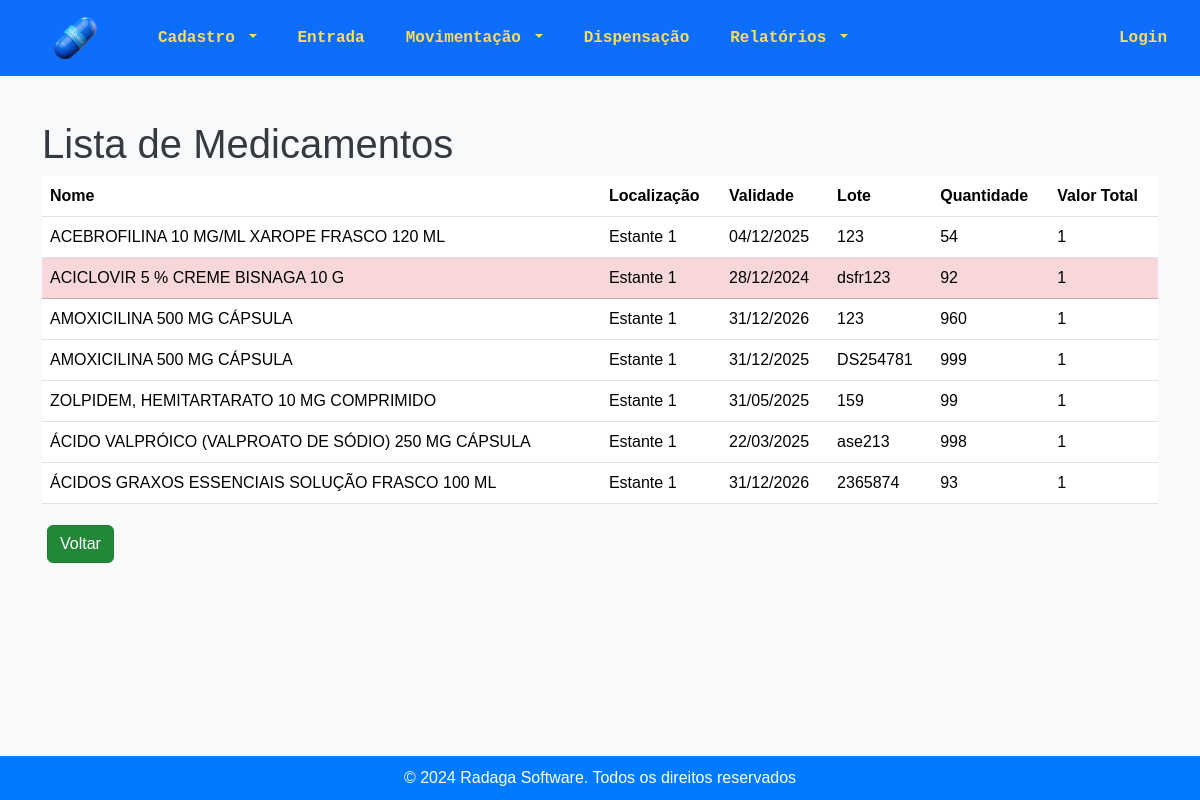
/estoque/lista_medicamentos/, run on an earlier commit of the app's database.
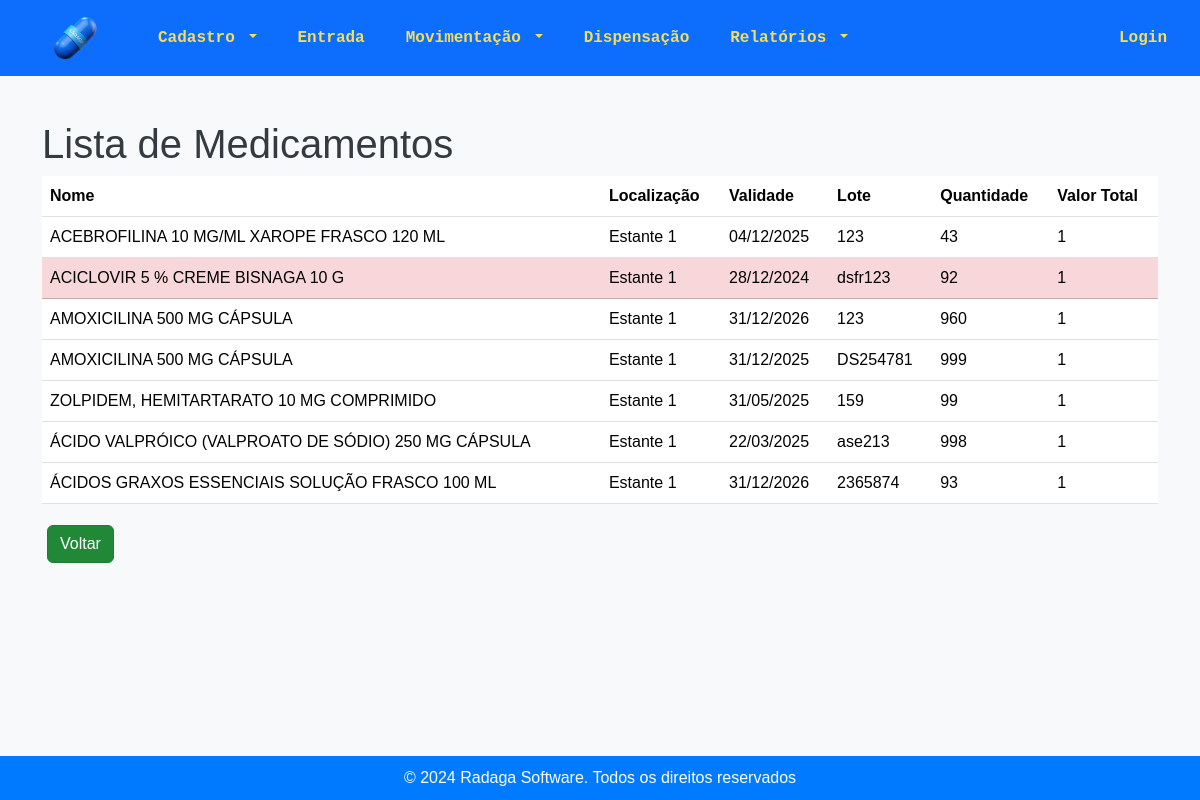
And on a later commit of the database.
### estoque/models.py (models this page shows, shortened)
class DetalhesMedicamento(models.Model):
    estoque = models.ForeignKey(Estoque, on_delete=models.CASCADE, related_name='detalhes_medicamentos')
    medicamento = models.ForeignKey(Medicamento, on_delete=models.CASCADE)
    quantidade = models.PositiveIntegerField(default=0)
    localizacao = models.CharField(max_length=100, blank=True, null=True, verbose_name="Localização")
    validade = models.DateField(blank=True, null=True)
    lote = models.CharField(max_length=50, blank=True, null=True)
    valor = models.DecimalField(max_digits=10, decimal_places=2, blank=True, null=True, verbose_name="Valor Unitário")
    fabricante = models.CharField(max_length=100, blank=True, null=True)

### estoque/views.py (the view)
# urls.py: path("lista_medicamentos/", views.lista_medicamentos, name="lista_medicamentos"),
def lista_medicamentos(request):
    now = timezone.now()
    now_plus_3_months = (now + timedelta(days=90)).date()
    detalhes_medicamentos = (
        DetalhesMedicamento.objects
        .values('medicamento__nome', 'localizacao', 'validade', 'lote')
        .annotate(total_quantidade=Sum('quantidade'), total_valor=Sum('valor'))
        .order_by('medicamento__nome', 'lote')
    )
    return render(request, 'estoque/lista_medicamentos.html', {
        'detalhes_medicamentos': detalhes_medicamentos,
        'now_plus_3_months': now_plus_3_months,
    })

### estoque/templates/estoque/lista_medicamentos.html (shortened to what this page needs)
{% extends 'estoque/base.html' %}
{% block content %}
<h1>Lista de Medicamentos</h1>
<table class="table">
    <thead>
        <tr>
            <th scope="col">Nome</th>
            <th scope="col">Localização</th>
            <th scope="col">Validade</th>
            <th scope="col">Lote</th>
            <th scope="col">Quantidade</th>
            <th scope="col">Valor Total</th>
        </tr>
    </thead>
    <tbody>
        {% for detalhe_medicamento in detalhes_medicamentos %}
            {% if detalhe_medicamento.total_quantidade > 0 %}
                {% with detalhe_medicamento.validade as validade %}
                    {% if validade %}
                        {% if validade < now_plus_3_months %}
                            <tr class="table-danger">
                        {% else %}
                            <tr>
                        {% endif %}
                            <td>{{ detalhe_medicamento.medicamento__nome }}</td>
                            <td>{{ detalhe_medicamento.localizacao }}</td>
                            <td>{{ validade|date:"d/m/Y" }}</td>
                            <td>{{ detalhe_medicamento.lote }}</td>
                            <td>{{ detalhe_medicamento.total_quantidade }}</td>
                            <td>{{ detalhe_medicamento.total_valor }}</td>
                        </tr>
                    {% endif %}
                {% endwith %}
            {% endif %}
        {% endfor %}
    </tbody>
</table>
<a href="{% url 'entrada_estoque' %}" class="btn btn-secondary btn">Voltar</a>
{% endblock %}

What changed in the data, as far as the page shows it:
changed DetalhesMedicamento (number 1 of 7 on the later page): total_quantidade "54" → "43"
